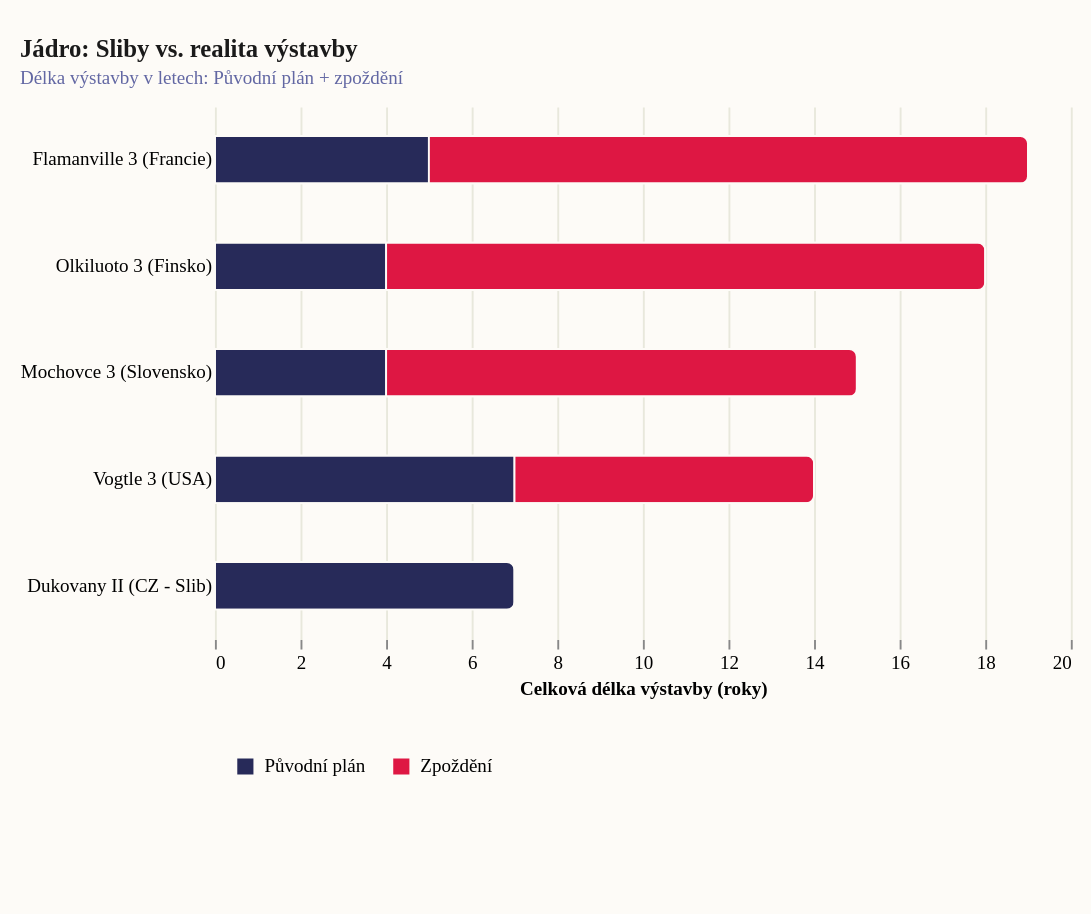

Source (Vega-Lite JSON):
### Vega-Lite specification from a JSON file in a GitHub repository (floating-point values rounded to 4 significant figures)
{"_source": "Zdroj: WNA, IEA, výroční zprávy ČEZ a KHNP (stav k 2025)", "$schema": "https://vega.github.io/schema/vega-lite/v5.json", "description": "Jaderný optimismus vs. Evropská realita: Zpoždění staveb", "width": 450, "height": 280, "padding": {"top": 20, "left": 10, "right": 10, "bottom": 60}, "autosize": {"type": "pad", "resize": true}, "background": "#fdfbf7", "title": {"text": "Jádro: Sliby vs. realita výstavby", "subtitle": "Délka výstavby v letech: Původní plán + zpoždění", "font": "Roboto Slab", "fontSize": 13, "fontWeight": "bold", "anchor": "start", "color": "#1a1a1a", "subtitleFont": "Work Sans", "subtitleFontSize": 10, "subtitleColor": "#6267a3", "offset": 10}, "data": {"values": [{"project": "Olkiluoto 3 (Finsko)", "type": "Původní plán", "years": 4, "order": 1}, {"project": "Olkiluoto 3 (Finsko)", "type": "Zpoždění", "years": 14, "order": 2}, {"project": "Flamanville 3 (Francie)", "type": "Původní plán", "years": 5, "order": 1}, {"project": "Flamanville 3 (Francie)", "type": "Zpoždění", "years": 14, "order": 2}, {"project": "Vogtle 3 (USA)", "type": "Původní plán", "years": 7, "order": 1}, {"project": "Vogtle 3 (USA)", "type": "Zpoždění", "years": 7, "order": 2}, {"project": "Mochovce 3 (Slovensko)", "type": "Původní plán", "years": 4, "order": 1}, {"project": "Mochovce 3 (Slovensko)", "type": "Zpoždění", "years": 11, "order": 2}, {"project": "Dukovany II (CZ - Slib)", "type": "Původní plán", "years": 7, "order": 1}]}, "mark": {"type": "bar", "size": 25, "cornerRadiusEnd": 4, "tooltip": true, "stroke": "#fdfbf7", "strokeWidth": 1}, "encoding": {"y": {"field": "project", "type": "nominal", "title": null, "sort": {"field": "years", "op": "sum", "order": "descending"}, "axis": {"labelFont": "Work Sans", "labelFontSize": 10, "ticks": false, "domain": false}}, "x": {"field": "years", "type": "quantitative", "title": "Celková délka výstavby (roky)", "axis": {"titleFont": "Work Sans", "titleFontSize": 10, "labelFont": "Work Sans", "labelFontSize": 10, "gridColor": "#e8e8dc", "domain": false}}, "color": {"field": "type", "type": "nominal", "scale": {"domain": ["Původní plán", "Zpoždění"], "range": ["#272a59", "#de1743"]}, "legend": {"title": null, "orient": "bottom", "offset": 20, "labelFont": "Roboto Slab", "labelFontSize": 10, "symbolType": "square", "padding": 10}}, "order": {"field": "order", "type": "quantitative"}}, "config": {"view": {"stroke": "transparent"}}}
